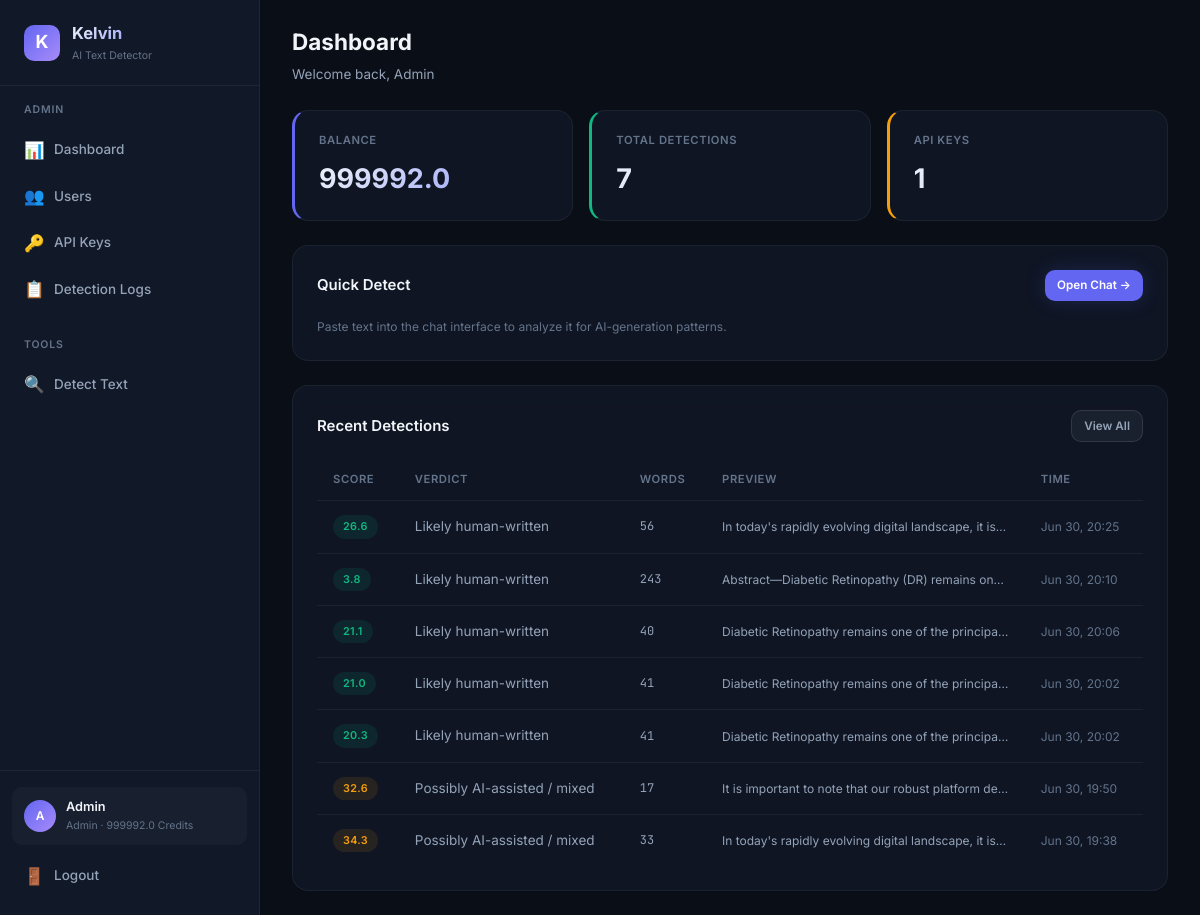
The page /dashboard (signed in) on the database as committed earlier.
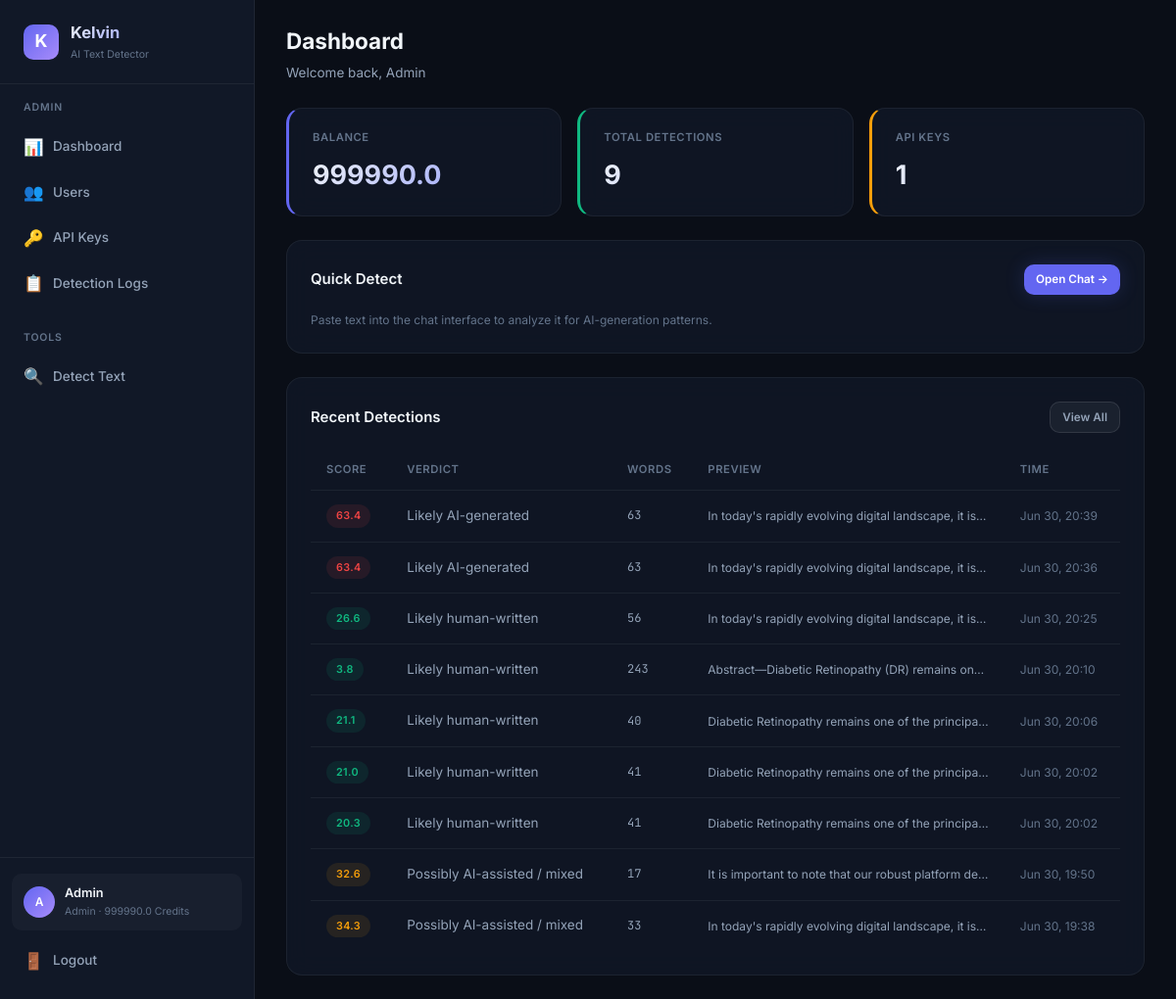
The same page on the database as committed later.
### database.py (models this page shows, shortened)
class User(Base):
    __tablename__ = "users"
    id = Column(Integer, primary_key=True, autoincrement=True)
    email = Column(String(255), unique=True, nullable=False, index=True)
    password_hash = Column(String(255), nullable=False)
    display_name = Column(String(100), nullable=False)
    role = Column(String(20), nullable=False, default="user")  # "admin" or "user"
    balance = Column(Float, nullable=False, default=100.0)
    is_active = Column(Boolean, nullable=False, default=True)
    created_at = Column(DateTime, nullable=False, default=datetime.utcnow)
    api_keys = relationship("APIKeyRecord", back_populates="user", lazy="dynamic")
    detection_logs = relationship("DetectionLog", back_populates="user", lazy="dynamic")
    transactions = relationship("BalanceTransaction", back_populates="user", lazy="dynamic")

class DetectionLog(Base):
    __tablename__ = "detection_logs"
    id = Column(Integer, primary_key=True, autoincrement=True)
    user_id = Column(Integer, ForeignKey("users.id"), nullable=False, index=True)
    api_key_id = Column(Integer, ForeignKey("api_keys.id"), nullable=True)
    input_text = Column(Text, nullable=False)
    output_json = Column(Text, nullable=False)  # JSON string
    score = Column(Float, nullable=True)
    verdict = Column(String(50), nullable=True)
    model_used = Column(String(30), nullable=True)
    cost = Column(Float, nullable=False, default=1.0)
    word_count = Column(Integer, nullable=True)
    ip_address = Column(String(45), nullable=True)
    created_at = Column(DateTime, nullable=False, default=datetime.utcnow)
    user = relationship("User", back_populates="detection_logs")
    api_key = relationship("APIKeyRecord", back_populates="detection_logs")
    __table_args__ = (
        Index("idx_logs_user_created", "user_id", "created_at"),
    )

### detect-ai.py (the view)
@app.get("/dashboard", response_class=HTMLResponse)
async def user_dashboard(request: Request, db: Session = Depends(get_db_session)):
    user = _require_web_user(request, db)
    recent_logs = db.query(DetectionLog).filter(DetectionLog.user_id == user.id).order_by(desc(DetectionLog.created_at)).limit(10).all()
    total_requests = db.query(func.count(DetectionLog.id)).filter(DetectionLog.user_id == user.id).scalar()
    return _render(request, db, "user/dashboard.html", recent_logs=recent_logs, total_requests=total_requests)

### templates/user/dashboard.html (shortened to what this page needs)
{% extends "base.html" %}
{% set active_page = 'user-dashboard' %}
{% block page_header %}
<div class="page-header">
    <h2>Dashboard</h2>
    <p>Welcome back, {{ user.display_name }}</p>
</div>
{% endblock %}
{% block content %}
<div class="stats-grid">
    <div class="stat-card accent">
        <div class="stat-label">Balance</div>
        <div class="stat-value">{{ user.balance | round(1) }}</div>
    </div>
    <div class="stat-card green">
        <div class="stat-label">Total Detections</div>
        <div class="stat-value">{{ total_requests }}</div>
    </div>
    <div class="stat-card yellow">
        <div class="stat-label">API Keys</div>
        <div class="stat-value">{{ user.api_keys.count() }}</div>
    </div>
</div>
<div class="card">
    <div class="card-header">
        <h3>Quick Detect</h3>
        <a href="/dashboard/detect" class="btn btn-primary btn-sm">Open Chat →</a>
    </div>
    <p class="text-muted text-sm">Paste text into the chat interface to analyze it for AI-generation patterns.</p>
</div>
<div class="card mt-24">
    <div class="card-header">
        <h3>Recent Detections</h3>
        <a href="/dashboard/usage" class="btn btn-secondary btn-sm">View All</a>
    </div>
    {% if recent_logs %}
    <div class="table-container">
        <table>
            <thead>
                <tr>
                    <th>Score</th>
                    <th>Verdict</th>
                    <th>Words</th>
                    <th>Preview</th>
                    <th>Time</th>
                </tr>
            </thead>
            <tbody>
                {% for log in recent_logs %}
                <tr>
                    <td>
                        <span class="badge {% if log.score >= 60 %}badge-red{% elif log.score >= 30 %}badge-yellow{% else %}badge-green{% endif %}">
                            {{ log.score | round(1) }}
                        </span>
                    </td>
                    <td>{{ log.verdict or '—' }}</td>
                    <td class="text-mono text-sm">{{ log.word_count or '—' }}</td>
                    <td class="truncate text-sm">{{ log.input_text[:80] }}{% if log.input_text|length > 80 %}...{% endif %}</td>
                    <td class="text-sm text-muted">{{ log.created_at.strftime('%b %d, %H:%M') if log.created_at else '—' }}</td>
                </tr>
                {% endfor %}
            </tbody>
        </table>
    </div>
    {% else %}
    <div class="empty-state">
        <div class="empty-icon">🔍</div>
        <h3>No detections yet</h3>
        <p>Start by analyzing some text in the <a href="/dashboard/detect">Detect</a> page.</p>
    </div>
    {% endif %}
</div>
{% endblock %}

### templates/base.html (shortened to what this page needs)
<!DOCTYPE html>
<html lang="en">
<head>
    <link rel="stylesheet" href="/static/css/style.css?v=3">
</head>
<body>
    {% block body %}
    <div class="app-layout">
        <aside class="sidebar">
            <div class="sidebar-brand">
                <div class="brand-icon">K</div>
                <div>
                    <h1>Kelvin</h1>
                    <div class="brand-version">AI Text Detector</div>
                </div>
            </div>
            <nav class="sidebar-nav">
                {% if user and user.role == 'admin' %}
                <div class="nav-section">
                    <div class="nav-section-title">Admin</div>
                    <a href="/admin/dashboard" class="nav-link {% if active_page == 'admin-dashboard' %}active{% endif %}">
                        <span class="nav-icon">📊</span> Dashboard
                    </a>
                    <a href="/admin/users" class="nav-link {% if active_page == 'admin-users' %}active{% endif %}">
                        <span class="nav-icon">👥</span> Users
                    </a>
                    <a href="/admin/keys" class="nav-link {% if active_page == 'admin-keys' %}active{% endif %}">
                        <span class="nav-icon">🔑</span> API Keys
                    </a>
                    <a href="/admin/logs" class="nav-link {% if active_page == 'admin-logs' %}active{% endif %}">
                        <span class="nav-icon">📋</span> Detection Logs
                    </a>
                </div>
                <div class="nav-section">
                    <div class="nav-section-title">Tools</div>
                    <a href="/dashboard/detect" class="nav-link {% if active_page == 'detect' %}active{% endif %}">
                        <span class="nav-icon">🔍</span> Detect Text
                    </a>
                </div>
                {% endif %}
            </nav>
            {% if user %}
            <div class="sidebar-footer">
                <div class="sidebar-user">
                    <div class="user-avatar">{{ user.display_name[0] | upper }}</div>
                    <div class="user-info">
                        <div class="user-name">{{ user.display_name }}</div>
                        <div class="user-role">{{ user.role }} · {{ user.balance | round(1) }} credits</div>
                    </div>
                </div>
                <a href="/logout" class="nav-link" style="margin-top: 8px;">
                    <span class="nav-icon">🚪</span> Logout
                </a>
            </div>
            {% endif %}
        </aside>
        <main class="main-content">
            {% block page_header %}{% endblock %}
            <div class="page-body">
                {% block content %}{% endblock %}
            </div>
        </main>
    </div>
    {% endblock %}
</body>
</html>

Rows that differ between the two databases and show on the page:
changed User "Admin": balance "999992.0" → "999990.0"
added DetectionLog: score "63.4", verdict "Likely AI-generated", word_count "63", input_text "In today's rapidly evolving digital landscape, it is…", created_at "Jun 30, 20:39"
added DetectionLog: score "63.4", verdict "Likely AI-generated", word_count "63", input_text "In today's rapidly evolving digital landscape, it is…", created_at "Jun 30, 20:36"
Other text that changed with them:
{{ total_requests }}: "7" → "9"
